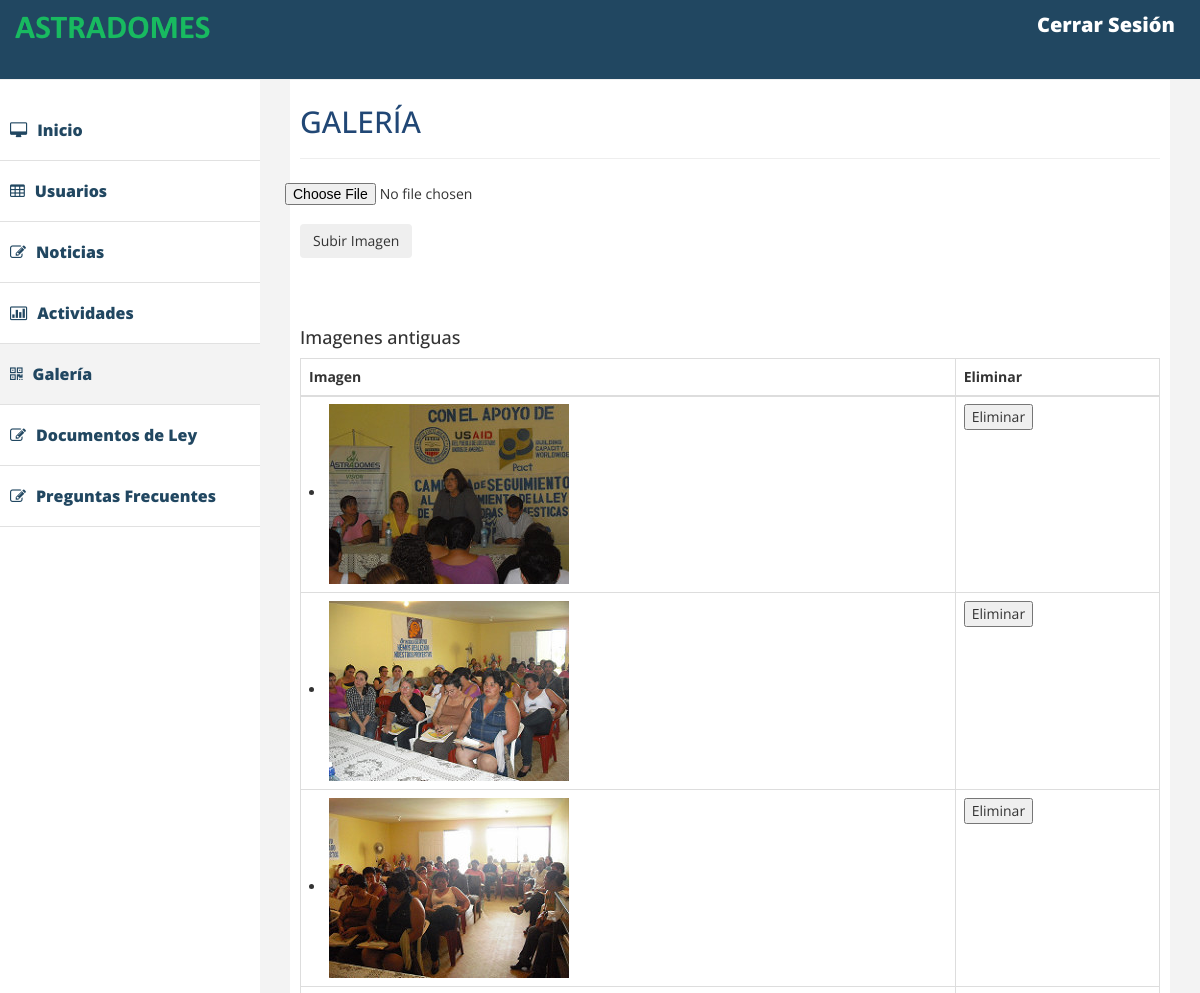
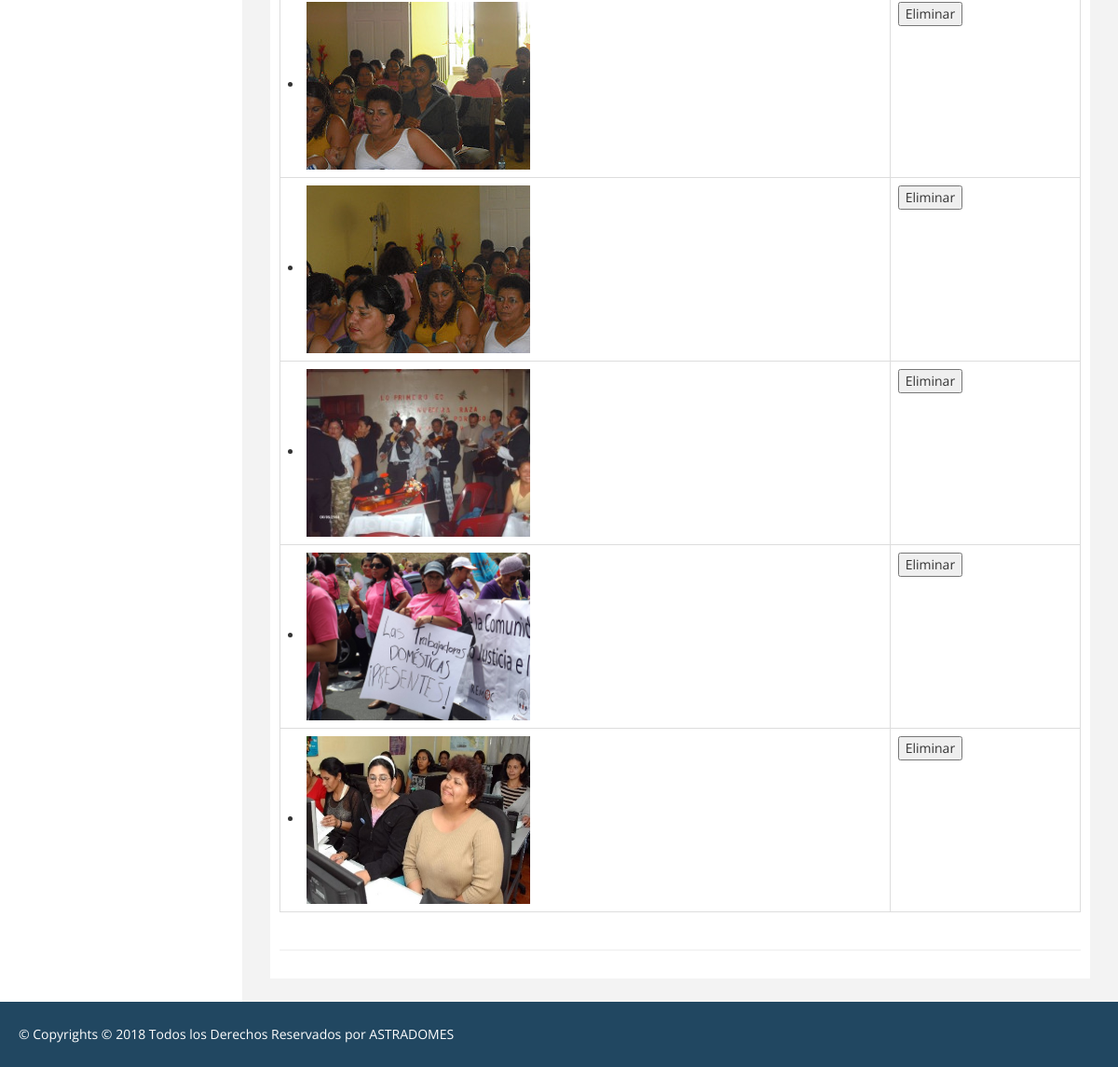
Screenshot of /Vista/admin_Galeria.php with the database file from the repository (2 pictures, top to bottom).
### tables this page shows
CREATE TABLE IF NOT EXISTS `galeria` (
  `rutaImagen` varchar(200) DEFAULT NULL
);

### modelo/consultas.php (called while the page is built, shortened)
<?php
    $connect = conectar();
    function getGaleria(){
        global $connect;
        $sql = 'CALL Obtener_Galeria()';
		$stmt = $connect->prepare($sql);
		$stmt->execute();
        $resultado = $stmt->fetchAll();
        return $resultado;
    }

### controlador/controlador.php (the view, shortened to what this page needs)
<?php
require_once("../modelo/consultas.php");
$galeria = getGaleria();
function createTableGaleria(){
	global $galeria;
	if(count($galeria) > 0){
		foreach ($galeria as $foto) {
			echo "<form method= 'POST'><tr> <input type='hidden' name='pathImagen' value='". $foto[0]."'><td>" . '<li><a href="#img1"><img class= "imagenGaleria" src=' . $foto[0] . '></a></li>' ."</td>" . "<td><input type = submit name = 'eliminarImagen' value = 'Eliminar'></td></tr></form> ";
		}
	}
}
?>

### Vista/assets_Admin/css/custom.css (style rules this page uses)
body { font-family: 'Open Sans', sans-serif; line-height:30px; }
.imagenGaleria { width: 240px; height: 180px; }

### rows the page displays
galeria: rutaImagen (picture)
galeria: rutaImagen (picture)
galeria: rutaImagen (picture)
galeria: rutaImagen (picture)
galeria: rutaImagen (picture)
galeria: rutaImagen (picture)
galeria: shows a picture
galeria: shows a picture
